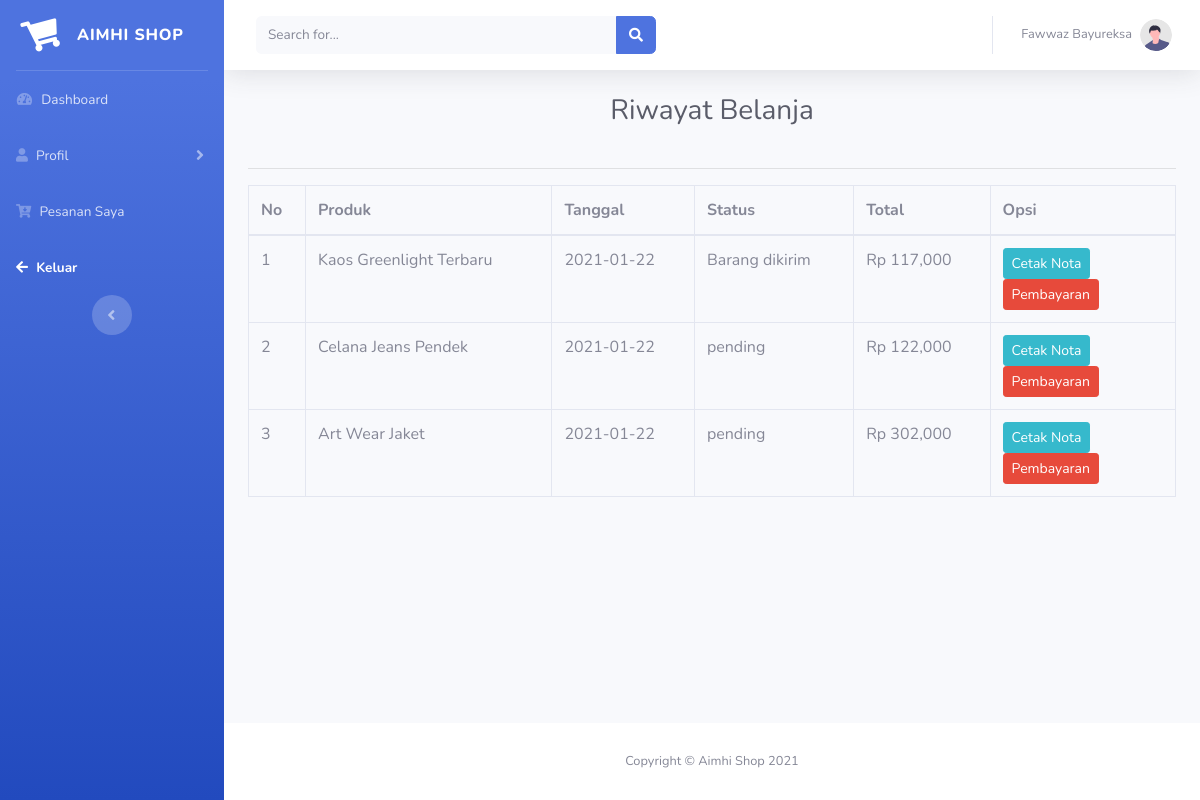
Page /konsumen/index.php?page=laporan (signed in) on the committed database.
### tables this page shows
CREATE TABLE `pembelian` (
  `id_pembelian` int(11) NOT NULL,
  `id_pelanggan` int(11) NOT NULL,
  `id_kurir` int(6) NOT NULL,
  `tanggal_pembelian` date NOT NULL,
  `total_pembelian` int(11) NOT NULL,
  `alamat_lengkap` text NOT NULL,
  `status_pembelian` varchar(100) NOT NULL DEFAULT 'pending',
  `resi` varchar(30) NOT NULL
);

CREATE TABLE `barang` (
  `br_id` int(6) NOT NULL,
  `br_nm` varchar(50) NOT NULL,
  `br_item` int(4) NOT NULL,
  `br_hrg` int(10) NOT NULL,
  `br_stok` int(9) NOT NULL,
  `br_satuan` varchar(20) NOT NULL,
  `br_gbr` varchar(100) NOT NULL,
  `ket` varchar(250) NOT NULL
);

### konsumen/laporan.php (the view)
 <?php
require_once '../koneksi.php';
?>
 <h1 class="h3 mb-0 text-gray-800 text-center">Riwayat Belanja</h1>
 <br>
 <hr>
            <table class="table table-bordered">
                <thead>
                    <tr>
                        <th>No</th>
                        <th>Produk</th>
                        <th>Tanggal</th>
                        <th>Status</th>
                        <th>Total</th>
                        <th style="width: 20%;">Opsi</th>
                    </tr>
                </thead>
                <tbody>
                    <?php
                    $no = 1;
                    $id_pelanggan = $_SESSION['user']['id_user'];
                    $query = mysqli_query($koneksi, "SELECT * FROM pembelian JOIN pembelian_produk ON pembelian_produk.id_pembelian = pembelian.id_pembelian
                    JOIN barang ON pembelian_produk.id_produk=barang.br_id
                     WHERE id_pelanggan='$id_pelanggan'");
                    while ($data = mysqli_fetch_assoc($query)) {
                    ?>
                        <tr>
                            <td><?php echo $no; ?></td>
                            <td><?=$data['br_nm']?></td>
                            <td><?php echo $data['tanggal_pembelian']; ?></td>
                            <td><?php echo $data['status_pembelian']; ?></td>
                            <td> Rp <?php echo  number_format($data['total_pembelian']); ?></td>
                            <td>
                                <a href="../nota.php?id=<?php echo $data['id_pembelian']; ?>" class="btn btn-info btn-sm">Cetak Nota</a>
                                <a href="index.php?page=pembayaran&id=<?php echo $data['id_pembelian']; ?>" class="btn btn-danger btn-sm">Pembayaran</a>
                            </td>
                        <?php $no++;
                    } ?>
                        </tr>
                </tbody>
            </table>

### rows in the picture
pembelian: barang.br_nm "Kaos Greenlight Terbaru", tanggal_pembelian "2021-01-22", status_pembelian "Barang dikirim", total_pembelian "117,000"
pembelian: barang.br_nm "Celana Jeans Pendek", tanggal_pembelian "2021-01-22", status_pembelian "pending", total_pembelian "122,000"
pembelian: barang.br_nm "Art Wear Jaket", tanggal_pembelian "2021-01-22", status_pembelian "pending", total_pembelian "302,000"

### other values in the picture
$_SESSION['user']['nama'] "Fawwaz Bayureksa"
